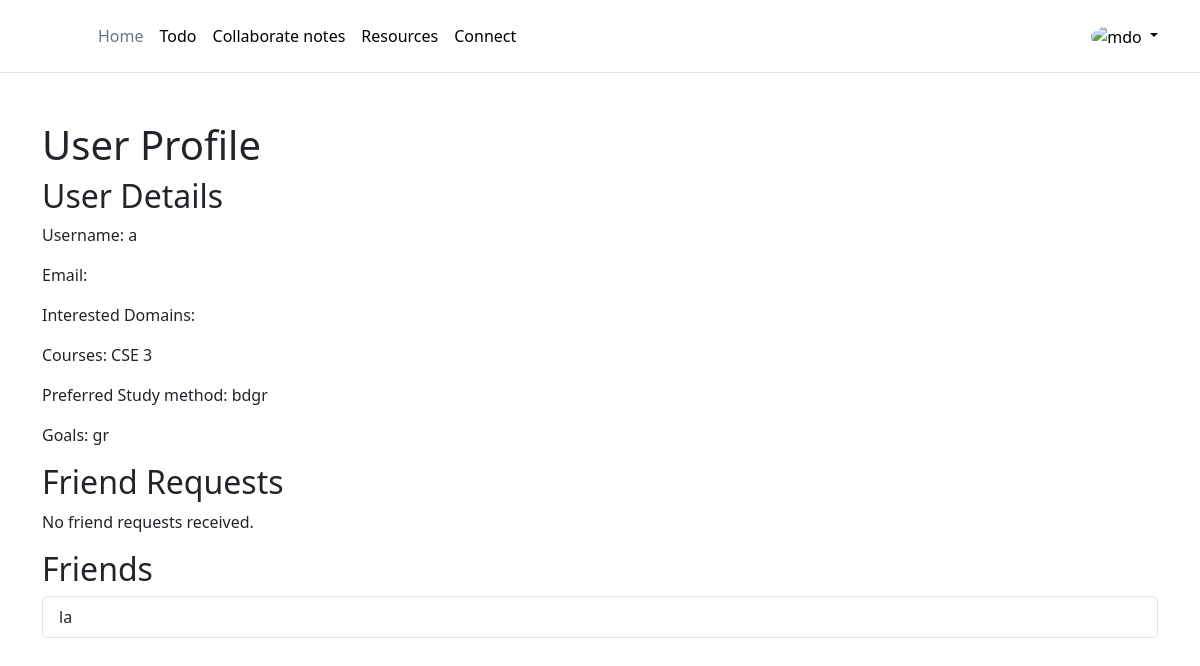
Page /accounts/profile/ (signed in) on the earlier database version.
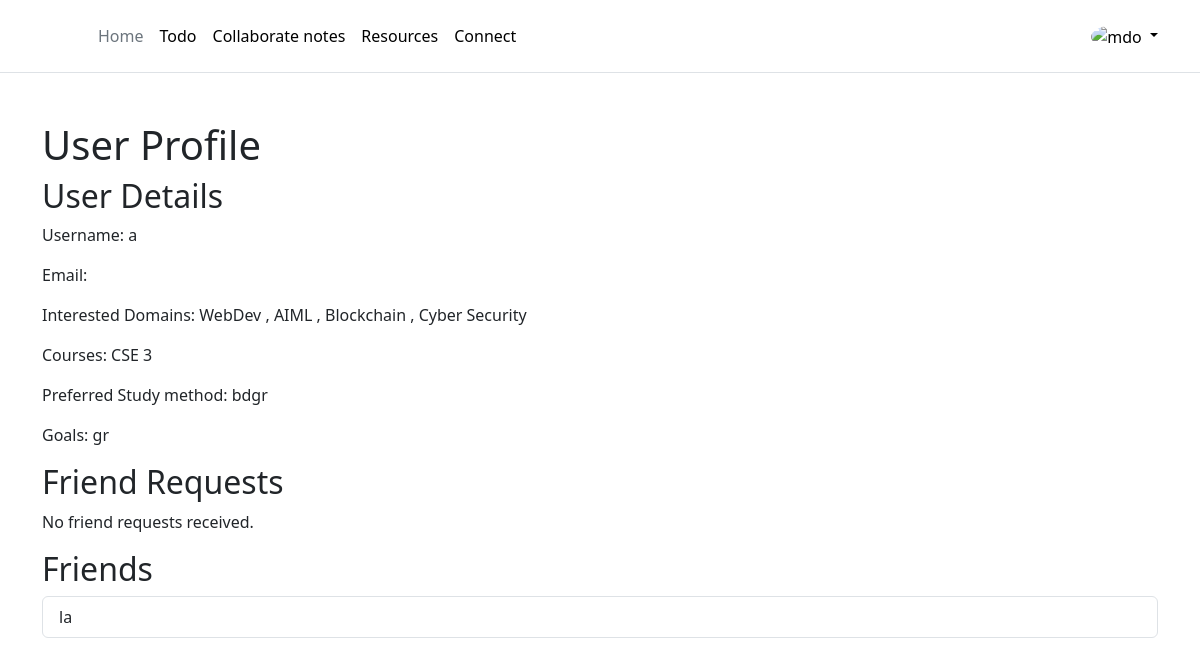
Same page on the later database version.
### accounts/models.py (models this page shows, shortened)
class Domain(models.Model):
    name = models.CharField(max_length=20, unique=True)

### accounts/views.py (the view)
# urls.py: path('profile/', views.profile, name="profile"),
@login_required(login_url='accounts:login')
def profile(request):
    user = request.user
    friend_requests = FriendRequest.objects.filter(receiver=user)  # Requests sent by the user
    user_profile = UserProfile.objects.get(user=user)
    friends = user_profile.friends.all()
    context = {
        'user': user,
        'friend_requests': friend_requests,
        'friends': friends,
    }
    return render(request, 'accounts/profile.html', context)

### frontend/templates/accounts/profile.html (shortened to what this page needs)
{% extends 'base/base.html' %}
{% load static %}
{% block content %}
<div class="container mt-5">
    <h1>User Profile</h1>
    <h2>User Details</h2>
    <p>Username: {{ user.username }}</p>
    <p>Email: {{ user.email }}</p>
    <p>Interested Domains:
        {% for domain in request.user.userprofile.domains.all %}
        {{ domain.name }}
        {% if not forloop.last %}, {% endif %}
    {% endfor %}
    <p>Courses: {{ user.userprofile.courses }}</p>
    <p>Preferred Study method: {{ user.userprofile.preferred_study_methods }}</p>
    <p>Goals: {{ user.userprofile.goals }}</p>
</p>
    <h2>Friend Requests </h2>
    {% if friend_requests %}
    <ul class="list-group">
        {% for request in friend_requests %}
        <li class="list-group-item">
            From: {{ request.sender.username }}
            <form method="post" action="{% url 'accounts:acdrequest' request.id %}">
                {% csrf_token %}
                <button type="submit" name="action" value="accept" class="btn btn-success btn-sm mr-2"><i class="bi bi-check"></i> Accept</button>
                <button type="submit" name="action" value="decline" class="btn btn-danger btn-sm"><i class="bi bi-x"></i> Decline</button>
            </form>
        </li>
        {% endfor %}
    </ul>
    {% else %}
    <p>No friend requests received.</p>
    {% endif %}
    <h2>Friends</h2>
    {% if friends %}
    <ul class="list-group">
        {% for friend in friends %}
        <li class="list-group-item">{{ friend.username }}</li>
        {% endfor %}
    </ul>
    {% else %}
    <p>No friends yet.</p>
    {% endif %}
</div>
{% endblock %}

Differences in the rows shown:
now on this page (row edited): Domain: name "WebDev"
now on this page (row edited): Domain: name "AIML"
added Domain: name "Blockchain"
added Domain: name "Cyber Security"
